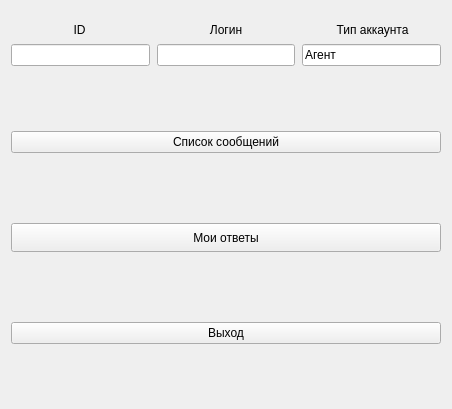
<?xml version="1.0" encoding="UTF-8"?>
<ui version="4.0">
 <class>agentmainwin</class>
 <widget class="QWidget" name="agentmainwin">
  <property name="geometry">
   <rect>
    <x>0</x>
    <y>0</y>
    <width>452</width>
    <height>409</height>
   </rect>
  </property>
  <property name="windowTitle">
   <string>Form</string>
  </property>
  <layout class="QGridLayout" name="gridLayout">
   <property name="bottomMargin">
    <number>9</number>
   </property>
   <property name="spacing">
    <number>7</number>
   </property>
   <item row="0" column="0">
    <layout class="QHBoxLayout" name="horizontalLayout_2">
     <property name="spacing">
      <number>9</number>
     </property>
     <property name="topMargin">
      <number>12</number>
     </property>
     <item>
      <widget class="QLabel" name="label">
       <property name="text">
        <string>ID</string>
       </property>
       <property name="alignment">
        <set>Qt::AlignmentFlag::AlignCenter</set>
       </property>
      </widget>
     </item>
     <item>
      <widget class="QLabel" name="label_2">
       <property name="text">
        <string>Логин</string>
       </property>
       <property name="alignment">
        <set>Qt::AlignmentFlag::AlignCenter</set>
       </property>
      </widget>
     </item>
     <item>
      <widget class="QLabel" name="label_3">
       <property name="text">
        <string>Тип аккаунта</string>
       </property>
       <property name="alignment">
        <set>Qt::AlignmentFlag::AlignCenter</set>
       </property>
      </widget>
     </item>
    </layout>
   </item>
   <item row="1" column="0">
    <layout class="QHBoxLayout" name="horizontalLayout">
     <item>
      <widget class="QLineEdit" name="idLine">
       <property name="sizePolicy">
        <sizepolicy hsizetype="Preferred" vsizetype="Preferred">
         <horstretch>0</horstretch>
         <verstretch>0</verstretch>
        </sizepolicy>
       </property>
       <property name="readOnly">
        <bool>true</bool>
       </property>
      </widget>
     </item>
     <item>
      <widget class="QLineEdit" name="loginLine">
       <property name="sizePolicy">
        <sizepolicy hsizetype="Preferred" vsizetype="Preferred">
         <horstretch>0</horstretch>
         <verstretch>0</verstretch>
        </sizepolicy>
       </property>
       <property name="readOnly">
        <bool>true</bool>
       </property>
      </widget>
     </item>
     <item>
      <widget class="QLineEdit" name="accountType">
       <property name="sizePolicy">
        <sizepolicy hsizetype="Preferred" vsizetype="Preferred">
         <horstretch>0</horstretch>
         <verstretch>0</verstretch>
        </sizepolicy>
       </property>
       <property name="text">
        <string>Агент</string>
       </property>
       <property name="readOnly">
        <bool>true</bool>
       </property>
      </widget>
     </item>
    </layout>
   </item>
   <item row="2" column="0">
    <layout class="QVBoxLayout" name="verticalLayout" stretch="0,5,0">
     <property name="spacing">
      <number>70</number>
     </property>
     <property name="topMargin">
      <number>58</number>
     </property>
     <property name="bottomMargin">
      <number>56</number>
     </property>
     <item>
      <widget class="QPushButton" name="reportButton">
       <property name="sizePolicy">
        <sizepolicy hsizetype="Preferred" vsizetype="Preferred">
         <horstretch>0</horstretch>
         <verstretch>0</verstretch>
        </sizepolicy>
       </property>
       <property name="text">
        <string>Список сообщений</string>
       </property>
      </widget>
     </item>
     <item>
      <widget class="QPushButton" name="requestButton">
       <property name="sizePolicy">
        <sizepolicy hsizetype="Preferred" vsizetype="Preferred">
         <horstretch>0</horstretch>
         <verstretch>0</verstretch>
        </sizepolicy>
       </property>
       <property name="layoutDirection">
        <enum>Qt::LayoutDirection::LeftToRight</enum>
       </property>
       <property name="text">
        <string>Мои ответы</string>
       </property>
      </widget>
     </item>
     <item>
      <widget class="QPushButton" name="exitButton">
       <property name="sizePolicy">
        <sizepolicy hsizetype="Preferred" vsizetype="Preferred">
         <horstretch>0</horstretch>
         <verstretch>0</verstretch>
        </sizepolicy>
       </property>
       <property name="text">
        <string>Выход</string>
       </property>
      </widget>
     </item>
    </layout>
   </item>
  </layout>
 </widget>
 <resources/>
 <connections/>
</ui>
